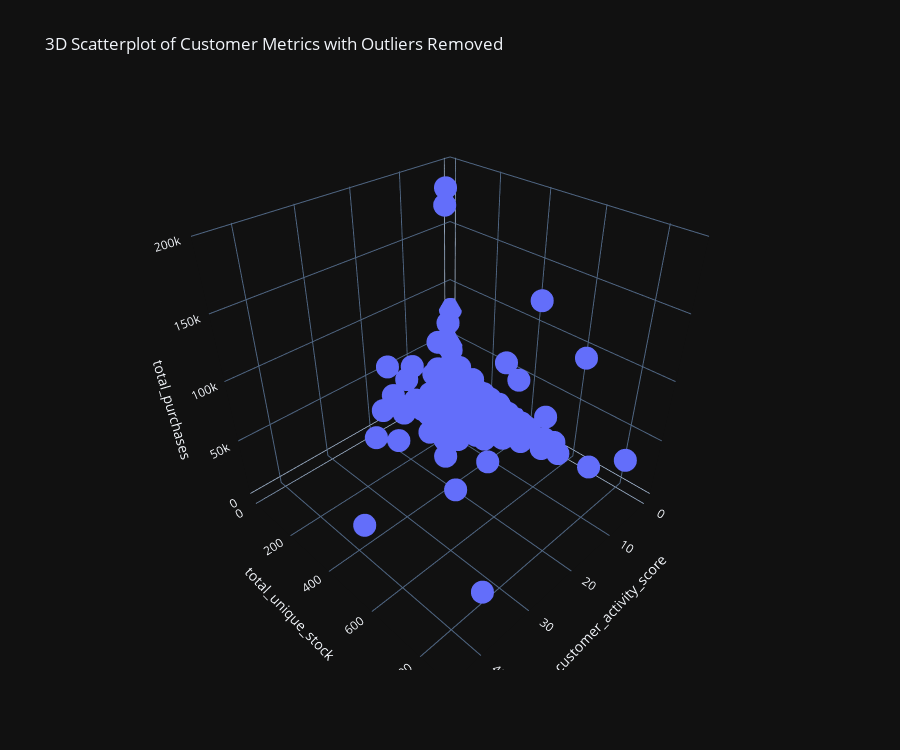

The notebook cell this image was saved under:
### Code cell
#Create a 3D Scatter Plot of the three main metrics we plan to use as features in clustering customers, with outliers removed
px.scatter_3d(data_frame=customer_stats_no_outliers, x='customer_activity_score', y='total_unique_stock', z='total_purchases', title='3D Scatterplot of Customer Metrics with Outliers Removed', height=750)

### Figure 1 — Plotly figure (JSON) as saved in the notebook; plotly's stock layout.template omitted (floating-point values rounded to 4 significant figures; data arrays with more than 128 entries replaced by an {"elided": "..."} marker saying what was removed)
{"data": [{"hovertemplate": "customer_activity_score=%{x}<br>total_unique_stock=%{y}<br>total_purchases=%{z}<extra></extra>", "legendgroup": "", "marker": {"color": "#636efa", "symbol": "circle"}, "mode": "markers", "name": "", "scene": "scene", "showlegend": false, "type": "scatter3d", "x": {"elided": "4328 float values"}, "y": {"elided": "4328 int values"}, "z": {"elided": "4328 float values"}}], "layout": {"height": 750, "legend": {"tracegroupgap": 0}, "scene": {"domain": {"x": [0, 1], "y": [0, 1]}, "xaxis": {"title": {"text": "customer_activity_score"}}, "yaxis": {"title": {"text": "total_unique_stock"}}, "zaxis": {"title": {"text": "total_purchases"}}}, "title": {"text": "3D Scatterplot of Customer Metrics with Outliers Removed"}}}
